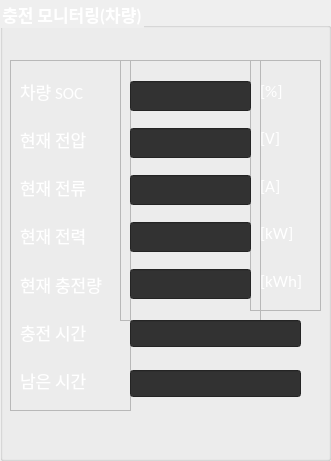
          <widget class="QGroupBox" name="groupBox_3">
           <property name="geometry">
            <rect>
             <x>390</x>
             <y>30</y>
             <width>331</width>
             <height>461</height>
            </rect>
           </property>
           <property name="font">
            <font>
             <family>Calibri</family>
             <pointsize>13</pointsize>
             <weight>75</weight>
             <italic>false</italic>
             <bold>true</bold>
            </font>
           </property>
           <property name="styleSheet">
            <string notr="true">color: white;
</string>
           </property>
           <property name="title">
            <string>충전 모니터링(차량)</string>
           </property>
           <widget class="QFrame" name="frame_6">
            <property name="geometry">
             <rect>
              <x>10</x>
              <y>60</y>
              <width>121</width>
              <height>351</height>
             </rect>
            </property>
            <property name="frameShape">
             <enum>QFrame::StyledPanel</enum>
            </property>
            <property name="frameShadow">
             <enum>QFrame::Raised</enum>
            </property>
            <layout class="QVBoxLayout" name="verticalLayout_2">
             <item>
              <widget class="QLabel" name="label_6">
               <property name="font">
                <font>
                 <family>Calibri</family>
                 <pointsize>13</pointsize>
                </font>
               </property>
               <property name="text">
                <string>차량 SOC</string>
               </property>
              </widget>
             </item>
             <item>
              <widget class="QLabel" name="label_7">
               <property name="font">
                <font>
                 <family>Calibri</family>
                 <pointsize>13</pointsize>
                </font>
               </property>
               <property name="text">
                <string>현재 전압</string>
               </property>
              </widget>
             </item>
             <item>
              <widget class="QLabel" name="label_9">
               <property name="font">
                <font>
                 <family>Calibri</family>
                 <pointsize>13</pointsize>
                </font>
               </property>
               <property name="text">
                <string>현재 전류</string>
               </property>
              </widget>
             </item>
             <item>
              <widget class="QLabel" name="label_8">
               <property name="font">
                <font>
                 <family>Calibri</family>
                 <pointsize>13</pointsize>
                </font>
               </property>
               <property name="text">
                <string>현재 전력</string>
               </property>
              </widget>
             </item>
             <item>
              <widget class="QLabel" name="label_10">
               <property name="font">
                <font>
                 <family>Calibri</family>
                 <pointsize>13</pointsize>
                </font>
               </property>
               <property name="text">
                <string>현재 충전량</string>
               </property>
              </widget>
             </item>
             <item>
              <widget class="QLabel" name="label_16">
               <property name="font">
                <font>
                 <family>Calibri</family>
                 <pointsize>13</pointsize>
                </font>
               </property>
               <property name="text">
                <string>충전 시간</string>
               </property>
              </widget>
             </item>
             <item>
              <widget class="QLabel" name="label_17">
               <property name="font">
                <font>
                 <family>Calibri</family>
                 <pointsize>13</pointsize>
                </font>
               </property>
               <property name="text">
                <string>남은 시간</string>
               </property>
              </widget>
             </item>
            </layout>
           </widget>
           <widget class="QFrame" name="frame_7">
            <property name="geometry">
             <rect>
              <x>250</x>
              <y>60</y>
              <width>71</width>
              <height>251</height>
             </rect>
            </property>
            <property name="frameShape">
             <enum>QFrame::StyledPanel</enum>
            </property>
            <property name="frameShadow">
             <enum>QFrame::Raised</enum>
            </property>
            <layout class="QVBoxLayout" name="verticalLayout_3">
             <item>
              <widget class="QLabel" name="label_11">
               <property name="font">
                <font>
                 <family>Calibri</family>
                 <pointsize>13</pointsize>
                </font>
               </property>
               <property name="text">
                <string>[%]</string>
               </property>
              </widget>
             </item>
             <item>
              <widget class="QLabel" name="label_12">
               <property name="font">
                <font>
                 <family>Calibri</family>
                 <pointsize>13</pointsize>
                </font>
               </property>
               <property name="text">
                <string>[V]</string>
               </property>
              </widget>
             </item>
             <item>
              <widget class="QLabel" name="label_13">
               <property name="font">
                <font>
                 <family>Calibri</family>
                 <pointsize>13</pointsize>
                </font>
               </property>
               <property name="text">
                <string>[A]</string>
               </property>
              </widget>
             </item>
             <item>
              <widget class="QLabel" name="label_14">
               <property name="font">
                <font>
                 <family>Calibri</family>
                 <pointsize>13</pointsize>
                </font>
               </property>
               <property name="text">
                <string>[kW]</string>
               </property>
              </widget>
             </item>
             <item>
              <widget class="QLabel" name="label_15">
               <property name="font">
                <font>
                 <family>Calibri</family>
                 <pointsize>13</pointsize>
                </font>
               </property>
               <property name="text">
                <string>[kWh]</string>
               </property>
              </widget>
             </item>
            </layout>
           </widget>
           <widget class="QFrame" name="frame_8">
            <property name="geometry">
             <rect>
              <x>120</x>
              <y>60</y>
              <width>141</width>
              <height>261</height>
             </rect>
            </property>
            <property name="styleSheet">
             <string notr="true"/>
            </property>
            <property name="frameShape">
             <enum>QFrame::StyledPanel</enum>
            </property>
            <property name="frameShadow">
             <enum>QFrame::Raised</enum>
            </property>
            <layout class="QVBoxLayout" name="verticalLayout_4">
             <item>
              <widget class="QLineEdit" name="leEvSOC">
               <property name="enabled">
                <bool>true</bool>
               </property>
               <property name="font">
                <font>
                 <family>Calibri</family>
                 <pointsize>13</pointsize>
                </font>
               </property>
               <property name="styleSheet">
                <string notr="true">background-color:rgb(50, 50, 50);
</string>
               </property>
               <property name="frame">
                <bool>true</bool>
               </property>
               <property name="alignment">
                <set>Qt::AlignRight|Qt::AlignTrailing|Qt::AlignVCenter</set>
               </property>
               <property name="readOnly">
                <bool>true</bool>
               </property>
              </widget>
             </item>
             <item>
              <widget class="QLineEdit" name="leEvVoltage">
               <property name="enabled">
                <bool>true</bool>
               </property>
               <property name="font">
                <font>
                 <family>Calibri</family>
                 <pointsize>13</pointsize>
                </font>
               </property>
               <property name="styleSheet">
                <string notr="true">background-color:rgb(50, 50, 50);
</string>
               </property>
               <property name="frame">
                <bool>true</bool>
               </property>
               <property name="alignment">
                <set>Qt::AlignRight|Qt::AlignTrailing|Qt::AlignVCenter</set>
               </property>
               <property name="readOnly">
                <bool>true</bool>
               </property>
              </widget>
             </item>
             <item>
              <widget class="QLineEdit" name="leEvCurrent">
               <property name="enabled">
                <bool>true</bool>
               </property>
               <property name="font">
                <font>
                 <family>Calibri</family>
                 <pointsize>13</pointsize>
                </font>
               </property>
               <property name="styleSheet">
                <string notr="true">background-color:rgb(50, 50, 50);</string>
               </property>
               <property name="frame">
                <bool>true</bool>
               </property>
               <property name="alignment">
                <set>Qt::AlignRight|Qt::AlignTrailing|Qt::AlignVCenter</set>
               </property>
               <property name="readOnly">
                <bool>true</bool>
               </property>
              </widget>
             </item>
             <item>
              <widget class="QLineEdit" name="leEvPower">
               <property name="enabled">
                <bool>true</bool>
               </property>
               <property name="font">
                <font>
                 <family>Calibri</family>
                 <pointsize>13</pointsize>
                </font>
               </property>
               <property name="styleSheet">
                <string notr="true">background-color:rgb(50, 50, 50);</string>
               </property>
               <property name="frame">
                <bool>true</bool>
               </property>
               <property name="alignment">
                <set>Qt::AlignRight|Qt::AlignTrailing|Qt::AlignVCenter</set>
               </property>
               <property name="readOnly">
                <bool>true</bool>
               </property>
              </widget>
             </item>
             <item>
              <widget class="QLineEdit" name="leEvPowerkWh">
               <property name="enabled">
                <bool>true</bool>
               </property>
               <property name="font">
                <font>
                 <family>Calibri</family>
                 <pointsize>13</pointsize>
                </font>
               </property>
               <property name="styleSheet">
                <string notr="true">background-color:rgb(50, 50, 50);</string>
               </property>
               <property name="text">
                <string/>
               </property>
               <property name="frame">
                <bool>true</bool>
               </property>
               <property name="alignment">
                <set>Qt::AlignRight|Qt::AlignTrailing|Qt::AlignVCenter</set>
               </property>
               <property name="readOnly">
                <bool>true</bool>
               </property>
              </widget>
             </item>
            </layout>
           </widget>
           <widget class="QLineEdit" name="leEvChgEpdTime">
            <property name="enabled">
             <bool>true</bool>
            </property>
            <property name="geometry">
             <rect>
              <x>130</x>
              <y>320</y>
              <width>171</width>
              <height>27</height>
             </rect>
            </property>
            <property name="font">
             <font>
              <family>Calibri</family>
              <pointsize>13</pointsize>
             </font>
            </property>
            <property name="styleSheet">
             <string notr="true">background-color:rgb(50, 50, 50);</string>
            </property>
            <property name="text">
             <string/>
            </property>
            <property name="frame">
             <bool>true</bool>
            </property>
            <property name="alignment">
             <set>Qt::AlignCenter</set>
            </property>
            <property name="readOnly">
             <bool>true</bool>
            </property>
           </widget>
           <widget class="QLineEdit" name="leEvChgRmdTime">
            <property name="enabled">
             <bool>true</bool>
            </property>
            <property name="geometry">
             <rect>
              <x>130</x>
              <y>370</y>
              <width>171</width>
              <height>27</height>
             </rect>
            </property>
            <property name="font">
             <font>
              <family>Calibri</family>
              <pointsize>13</pointsize>
             </font>
            </property>
            <property name="styleSheet">
             <string notr="true">background-color:rgb(50, 50, 50);</string>
            </property>
            <property name="text">
             <string/>
            </property>
            <property name="frame">
             <bool>true</bool>
            </property>
            <property name="alignment">
             <set>Qt::AlignCenter</set>
            </property>
            <property name="readOnly">
             <bool>true</bool>
            </property>
           </widget>
          </widget>
